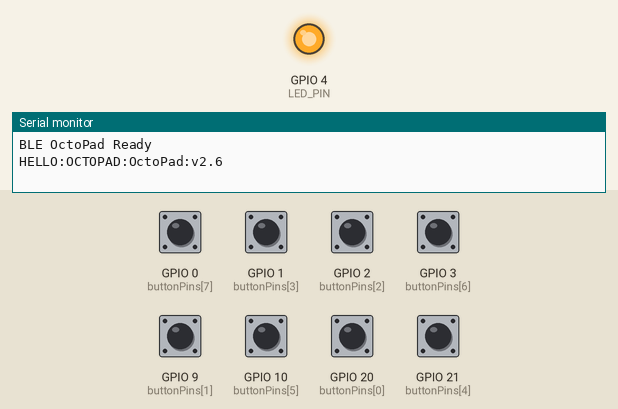
Recording of a sketch running on a simulated ESP32. On the bench: output pins drawn as LEDs (lit = HIGH), the last lines printed to the serial monitor. Dashed ring = blinking. Inputs (shaded band) come from the test bench; at power-on: GPIO 0 (buttonPins[7]), GPIO 1 (buttonPins[3]), GPIO 2 (buttonPins[2]), GPIO 3 (buttonPins[6]), GPIO 9 (buttonPins[1]), GPIO 10 (buttonPins[5]), GPIO 20 (buttonPins[0]), GPIO 21 (buttonPins[4]) HIGH. EEPROM starts erased; nothing arrives over Bluetooth unless stated; a phone connects over Bluetooth LE 3 s after start.

Above: at 1.6 s.
1.7 s: GPIO 0 (buttonPins[7]) pulled LOW for 1 s
At 2.18 s:
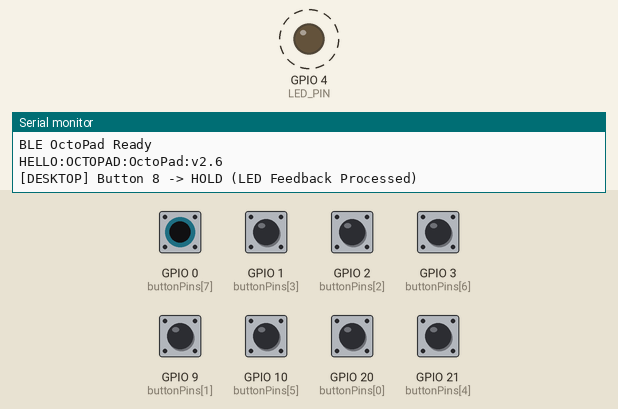
6.6 s: GPIO 20 (buttonPins[0]) pulled LOW for 0.15 s
At 8.0 s:
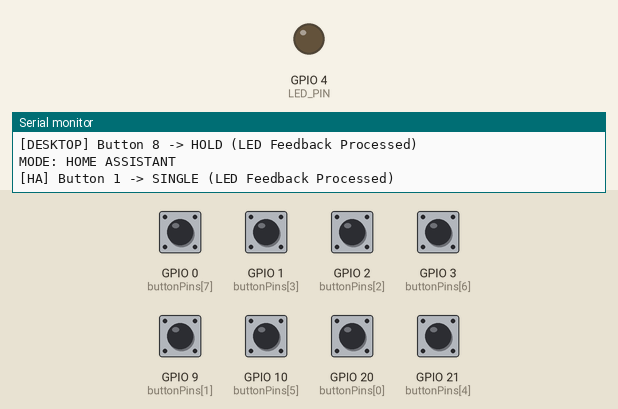
8.5 s: GPIO 2 (buttonPins[2]) pulled LOW for 1 s
At 9.14 s:
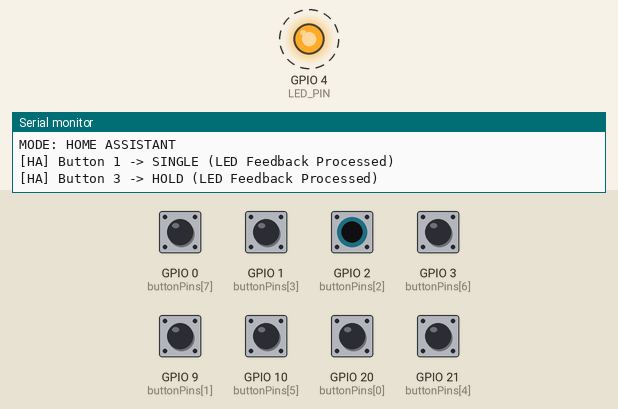
Timing chart, 0 to 11.5 s (numbered marks = the images above; inputs shaded):
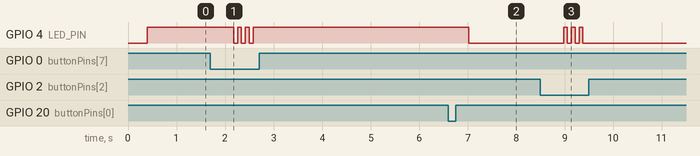

Measured:
- after the input at 1.7 s, GPIO 4 (LED_PIN): alternates HIGH for 0.08 s and LOW for 0.08 s, 6 changes in all, then stays HIGH, starting after 0.48 s
- after the input at 6.6 s, GPIO 4 (LED_PIN): HIGH → LOW after 0.43 s
- after the input at 8.5 s, GPIO 4 (LED_PIN): alternates HIGH for 0.08 s and LOW for 0.08 s, 6 changes in all, then stays LOW, starting after 0.48 s

The sketch:

octopad.ino
```cpp
#include <NimBLEDevice.h>
#include <Preferences.h>

// ---------------------------------------------------------------------------
// Layer BLE: custom service for sending button events to the application. All
// actions (shortcuts, text, media, Home Assistant, launch app, bash) are
// executed BY THE APPLICATION — whether over USB serial or over BLE — so that
// cable and Bluetooth modes stay consistent. The firmware only sends text lines
// identical to those the application used to parse from serial.
//
// The same command protocol is accepted on both transports: the application can
// talk to the pad over USB serial or by writing to the RX characteristic.
//
// The UUIDs below are unique to this project: the first four octets of the
// service UUID spell "octo" in ASCII, so the application can recognise the pad
// from its Bluetooth advertisement regardless of the user-configured name.
// ---------------------------------------------------------------------------
#define SERVICE_UUID "6f63746f-7061-4430-8001-000000000001"
#define TX_CHAR_UUID "6f63746f-7061-4430-8001-000000000002"
#define RX_CHAR_UUID "6f63746f-7061-4430-8001-000000000003"

// Identity / naming. The brand tag is what the application uses to confirm it
// is an OctoPad and learn the user-configured name. The name lives in NVS and
// can be anything — the app finds the pad by its OctoPad signature, not a name.
#define FIRMWARE_VERSION "2.6"
#define DEVICE_BRAND "OCTOPAD"
#define DEFAULT_DEVICE_NAME "OctoPad"
#define MAX_DEVICE_NAME_LEN 24

// Timing defaults. These can be changed at runtime by the application with the
// `TIMING:<debounce>,<click>,<hold>` command and are persisted in NVS.
#define DEFAULT_DEBOUNCE_MS 25
#define DEFAULT_CLICK_TIMEOUT_MS 250
#define DEFAULT_HOLD_TIMEOUT_MS 450

const uint8_t buttonPins[] = {20, 9, 2, 1, 21, 10, 3, 0};
const uint8_t BUTTON_COUNT = sizeof(buttonPins) / sizeof(buttonPins[0]);
const uint8_t MODE_BUTTON = 0;  // Button 1 toggles the layer
const uint8_t LED_PIN = 4;      // On-board LED (active-high)

enum MacroMode { DESKTOP_MODE, HOME_ASSISTANT_MODE };
enum ButtonEvent { NONE, SINGLE_CLICK, DOUBLE_CLICK, HOLD };

// Runtime-adjustable timings (persisted in NVS).
uint16_t debounceMs = DEFAULT_DEBOUNCE_MS;
uint16_t clickTimeoutMs = DEFAULT_CLICK_TIMEOUT_MS;
uint16_t holdTimeoutMs = DEFAULT_HOLD_TIMEOUT_MS;

MacroMode currentMode = DESKTOP_MODE;

String deviceName = DEFAULT_DEVICE_NAME;

// Non-blocking LED feedback state machine.
uint8_t ledTogglesRemaining = 0;
unsigned long ledNextToggleAt = 0;

NimBLEServer* pServer = nullptr;
NimBLECharacteristic* pTx = nullptr;
Preferences prefs;

struct Button {
  uint8_t pin;
  bool lastRawState;
  bool stableState;
  unsigned long lastDebounceTime;

  uint8_t clickCount;
  unsigned long lastReleaseTime;  // Button release time (double-click detection direction)
  unsigned long lastPressTime;    // Button press time (HOLD detection direction)
  bool holdReported;
  bool isPressed;
};

Button buttons[BUTTON_COUNT];

// Identity line sent over serial and Bluetooth so the application can confirm
// the device is an OctoPad and learn the user-configured name:
//   HELLO:OCTOPAD:<device-name>:v<firmware-version>
String helloLine();
void bleSend(const String& s);
void applyDeviceName();
void processCommand(const String& l);
void blinkLED(uint8_t count);

class ServerCallbacks : public NimBLEServerCallbacks {
  void onConnect(NimBLEServer* server, NimBLEConnInfo& connInfo) override {
    // Greet the application with the identity line (best effort: a client that
    // has not subscribed yet will instead read the TX value on connect).
    bleSend(helloLine());
  }
  void onDisconnect(NimBLEServer* server, NimBLEConnInfo& connInfo, int reason) override {
    NimBLEDevice::startAdvertising();
  }
};

// Commands can also be sent over Bluetooth by writing to the RX characteristic.
class CommandCallbacks : public NimBLECharacteristicCallbacks {
  void onWrite(NimBLECharacteristic* characteristic, NimBLEConnInfo& connInfo) override {
    String value = String(characteristic->getValue().c_str());
    value.trim();
    if (value.length() > 0) {
      processCommand(value);
    }
  }
};

String helloLine() {
  return String("HELLO:") + DEVICE_BRAND + ":" + deviceName + ":v" + FIRMWARE_VERSION;
}

// Reply on both transports; whichever link delivered the command (USB or BLE)
// gets the answer, the other one simply ignores it.
void respond(const String& s) {
  Serial.println(s);
  bleSend(s);
}

void loadSettings() {
  prefs.begin("mp", true);
  uint8_t storedMode = prefs.getUChar("mode", 0);
  debounceMs = prefs.getUShort("deb", DEFAULT_DEBOUNCE_MS);
  clickTimeoutMs = prefs.getUShort("clk", DEFAULT_CLICK_TIMEOUT_MS);
  holdTimeoutMs = prefs.getUShort("hld", DEFAULT_HOLD_TIMEOUT_MS);
  String stored = prefs.getString("name", DEFAULT_DEVICE_NAME);
  prefs.end();

  currentMode = (storedMode == 1) ? HOME_ASSISTANT_MODE : DESKTOP_MODE;

  stored.trim();
  if (stored.length() == 0 || stored.length() > MAX_DEVICE_NAME_LEN) {
    stored = DEFAULT_DEVICE_NAME;
  }
  deviceName = stored;
}

void saveSettings() {
  prefs.begin("mp", false);
  prefs.putUChar("mode", currentMode == HOME_ASSISTANT_MODE ? 1 : 0);
  prefs.putUShort("deb", debounceMs);
  prefs.putUShort("clk", clickTimeoutMs);
  prefs.putUShort("hld", holdTimeoutMs);
  prefs.putString("name", deviceName);
  prefs.end();
}

void setupBLE() {
  NimBLEDevice::init(deviceName.c_str());
  pServer = NimBLEDevice::createServer();
  pServer->setCallbacks(new ServerCallbacks());

  NimBLEService* svc = pServer->createService(SERVICE_UUID);
  pTx = svc->createCharacteristic(TX_CHAR_UUID,
                                  NIMBLE_PROPERTY::NOTIFY | NIMBLE_PROPERTY::READ);
  NimBLECharacteristic* pRx = svc->createCharacteristic(
      RX_CHAR_UUID, NIMBLE_PROPERTY::WRITE | NIMBLE_PROPERTY::WRITE_NR);
  pRx->setCallbacks(new CommandCallbacks());
  svc->start();

  // Expose the identity line as the TX characteristic's initial value so the
  // application can read it straight after connecting.
  String hello = helloLine();
  pTx->setValue((const uint8_t*)hello.c_str(), hello.length());

  NimBLEAdvertising* adv = NimBLEDevice::getAdvertising();
  adv->addServiceUUID(SERVICE_UUID);
  adv->enableScanResponse(true);
  NimBLEDevice::startAdvertising();
}

// Re-initialise BLE so a newly-set device name is advertised immediately.
// This drops any active connection (the name lives in the GAP layer).
void applyDeviceName() {
  NimBLEDevice::stopAdvertising();
  NimBLEDevice::deinit(true);
  pTx = nullptr;
  pServer = nullptr;
  setupBLE();
}

// Send the same event line to the application over Bluetooth (if a client is connected).
void bleSend(const String& s) {
  if (pTx != nullptr && pServer != nullptr &&
      pServer->getConnectedCount() > 0) {
    pTx->setValue((const uint8_t*)s.c_str(), s.length());
    pTx->notify();
  }
}

void setMode(MacroMode mode, bool persist) {
  currentMode = mode;
  digitalWrite(LED_PIN, (mode == DESKTOP_MODE) ? HIGH : LOW);
  if (persist) {
    saveSettings();
  }
}

void toggleMode() {
  setMode((currentMode == DESKTOP_MODE) ? HOME_ASSISTANT_MODE : DESKTOP_MODE, true);
  respond((currentMode == DESKTOP_MODE) ? "MODE: DESKTOP" : "MODE: HOME ASSISTANT");
}

// Start a non-blocking blink: the LED keeps blinking 80 ms on / 80 ms off while
// the main loop stays free to keep debouncing and dispatching button events.
void blinkLED(uint8_t count) {
  ledTogglesRemaining = count * 2;
  ledNextToggleAt = millis();
}

void updateLED() {
  if (ledTogglesRemaining == 0) {
    return;
  }
  unsigned long now = millis();
  if ((long)(now - ledNextToggleAt) < 0) {
    return;
  }
  bool base = (currentMode == DESKTOP_MODE);
  digitalWrite(LED_PIN, (ledTogglesRemaining % 2 == 0) ? !base : base);
  ledTogglesRemaining--;
  ledNextToggleAt = now + 80;
  if (ledTogglesRemaining == 0) {
    digitalWrite(LED_PIN, base);
  }
}

void handleButtonEvent(uint8_t buttonIndex, ButtonEvent event) {
  // 1. Mode button (Button 1): a single click toggles the layer.
  if (buttonIndex == MODE_BUTTON && event == SINGLE_CLICK) {
    toggleMode();
  }

  // 2. Emit the event line to both transports (identical format for the app).
  String modeText = (currentMode == DESKTOP_MODE) ? "DESKTOP" : "HA";
  String eventText = (event == SINGLE_CLICK) ? "SINGLE" : (event == DOUBLE_CLICK) ? "DOUBLE" : "HOLD";
  String line = String("[") + modeText + "] Button " + String(buttonIndex + 1) +
                " -> " + eventText + " (LED Feedback Processed)";
  Serial.println(line);
  bleSend(line);

  // 3. Global LED feedback: double = 2 blinks, hold = 3 blinks, single = none.
  if (event == DOUBLE_CLICK) {
    blinkLED(2);
  } else if (event == HOLD) {
    blinkLED(3);
  }
}

// ---------------------------------------------------------------------------
// Command protocol (USB serial + BLE RX characteristic)
//   WHO                 -> HELLO:OCTOPAD:<name>:v<version>
//   VERSION             -> VERSION:OCTOPAD:<version>
//   HELP                -> HELP:WHO,NAME,TIMING,MODE,SAVE,RESET,VERSION
//   NAME:<text>         -> NAME:OK:<text> | NAME:ERR:length
//   TIMING:<d>,<c>,<h>  -> TIMING:OK:<d>,<c>,<h> | TIMING:ERR
//   MODE:DESKTOP|HA     -> MODE: DESKTOP | MODE: HOME ASSISTANT
//   SAVE                -> SAVED
//   RESET               -> RESET:OK (timings + mode restored, name kept)
//   INFO                -> INFO:name=...,mode=...,debounce=...,click=...,hold=...
//   RESTART             -> REBOOTING (reboots the ESP32)
// ---------------------------------------------------------------------------
void processCommand(const String& l) {
  if (l.startsWith("WHO")) {
    respond(helloLine());
    return;
  }
  if (l.startsWith("VERSION")) {
    respond(String("VERSION:") + DEVICE_BRAND + ":" + FIRMWARE_VERSION);
    return;
  }
  if (l.startsWith("HELP")) {
    respond("HELP:WHO,NAME,TIMING,MODE,SAVE,RESET,INFO,RESTART,VERSION");
    return;
  }
  if (l.startsWith("INFO")) {
    String info = String("INFO:name=") + deviceName +
                  ",mode=" + (currentMode == DESKTOP_MODE ? "DESKTOP" : "HA") +
                  ",debounce=" + debounceMs + ",click=" + clickTimeoutMs +
                  ",hold=" + holdTimeoutMs + ",version=" + FIRMWARE_VERSION;
    respond(info);
    return;
  }
  if (l.startsWith("NAME:")) {
    String newName = l.substring(5);
    newName.trim();
    if (newName.length() > 0 && newName.length() <= MAX_DEVICE_NAME_LEN) {
      deviceName = newName;
      saveSettings();
      respond(String("NAME:OK:") + newName);
      applyDeviceName();
    } else {
      respond("NAME:ERR:length");
    }
    return;
  }
  if (l.startsWith("TIMING:")) {
    String rest = l.substring(7);
    int c1 = rest.indexOf(',');
    int c2 = rest.indexOf(',', c1 + 1);
    if (c1 > 0 && c2 > c1) {
      long d = strtol(rest.substring(0, c1).c_str(), nullptr, 10);
      long c = strtol(rest.substring(c1 + 1, c2).c_str(), nullptr, 10);
      long h = strtol(rest.substring(c2 + 1).c_str(), nullptr, 10);
      if (d >= 0 && d <= 200 && c >= 50 && c <= 2000 && h >= 100 && h <= 3000) {
        debounceMs = (uint16_t)d;
        clickTimeoutMs = (uint16_t)c;
        holdTimeoutMs = (uint16_t)h;
        saveSettings();
        respond(String("TIMING:OK:") + d + "," + c + "," + h);
        return;
      }
    }
    respond("TIMING:ERR");
    return;
  }
  if (l.startsWith("MODE:")) {
    String target = l.substring(5);
    target.trim();
    target.toUpperCase();
    if (target == "DESKTOP" || target == "HA" ||
        target == "HOME ASSISTANT" || target == "HOME_ASSISTANT") {
      bool wantHa = (target == "HA" || target == "HOME ASSISTANT" ||
                     target == "HOME_ASSISTANT");
      setMode(wantHa ? HOME_ASSISTANT_MODE : DESKTOP_MODE, true);
      respond(wantHa ? "MODE: HOME ASSISTANT" : "MODE: DESKTOP");
    } else {
      respond("MODE:ERR");
    }
    return;
  }
  if (l.startsWith("SAVE")) {
    saveSettings();
    respond("SAVED");
    return;
  }
  if (l.startsWith("RESET")) {
    debounceMs = DEFAULT_DEBOUNCE_MS;
    clickTimeoutMs = DEFAULT_CLICK_TIMEOUT_MS;
    holdTimeoutMs = DEFAULT_HOLD_TIMEOUT_MS;
    setMode(DESKTOP_MODE, false);
    saveSettings();
    respond("RESET:OK");
    return;
  }
  if (l.startsWith("RESTART")) {
    respond("REBOOTING");
    delay(100);
    ESP.restart();
    return;
  }
  respond("ERR:UNKNOWN");
}

void handleCmd() {
  if (!Serial.available()) {
    return;
  }
  String l = Serial.readStringUntil('\n');
  l.trim();
  if (l.length() > 0) {
    processCommand(l);
  }
}

void setup() {
  Serial.begin(115200);
  delay(400);

  pinMode(LED_PIN, OUTPUT);

  for (uint8_t i = 0; i < BUTTON_COUNT; i++) {
    pinMode(buttonPins[i], INPUT_PULLUP);
    bool initReading = digitalRead(buttonPins[i]);

    buttons[i].pin = buttonPins[i];
    buttons[i].lastRawState = initReading;
    buttons[i].stableState = initReading;
    buttons[i].lastDebounceTime = 0;
    buttons[i].clickCount = 0;
    buttons[i].lastReleaseTime = 0;
    buttons[i].lastPressTime = 0;
    buttons[i].holdReported = false;
    buttons[i].isPressed = false;
  }

  loadSettings();
  digitalWrite(LED_PIN, (currentMode == DESKTOP_MODE) ? HIGH : LOW);
  setupBLE();
  Serial.print("BLE ");
  Serial.print(deviceName);
  Serial.println(" Ready");
  Serial.println(helloLine());

  // Reset the board automatically if the main loop ever hangs.
  enableLoopWDT();
}

void loop() {
  handleCmd();
  updateLED();
  unsigned long now = millis();

  for (uint8_t i = 0; i < BUTTON_COUNT; i++) {
    bool rawReading = digitalRead(buttons[i].pin);

    // Debounce filter
    if (rawReading != buttons[i].lastRawState) {
      buttons[i].lastDebounceTime = now;
      buttons[i].lastRawState = rawReading;
    }

    if ((now - buttons[i].lastDebounceTime) >= debounceMs) {
      if (rawReading != buttons[i].stableState) {
        buttons[i].stableState = rawReading;

        if (buttons[i].stableState == LOW) {
          buttons[i].isPressed = true;
          buttons[i].lastPressTime = now;
        } else {
          buttons[i].isPressed = false;
          if (!buttons[i].holdReported) {
            buttons[i].clickCount++;
            buttons[i].lastReleaseTime = now;
          } else {
            buttons[i].holdReported = false;
          }
        }
      }
    }

    // HOLD evaluation
    if (buttons[i].isPressed && !buttons[i].holdReported) {
      if (now - buttons[i].lastPressTime >= holdTimeoutMs) {
        buttons[i].holdReported = true;
        buttons[i].clickCount = 0;
        handleButtonEvent(i, HOLD);
      }
    }

    // Single / double click evaluation
    if (!buttons[i].isPressed) {
      if (buttons[i].clickCount == 1 && (now - buttons[i].lastReleaseTime >= clickTimeoutMs)) {
        handleButtonEvent(i, SINGLE_CLICK);
        buttons[i].clickCount = 0;
      }
      else if (buttons[i].clickCount >= 2) {
        handleButtonEvent(i, DOUBLE_CLICK);
        buttons[i].clickCount = 0;
      }
    }
  }

  // Keep the task watchdog happy (enabled at the end of setup()).
  feedLoopWDT();
  delay(1);
}
```
